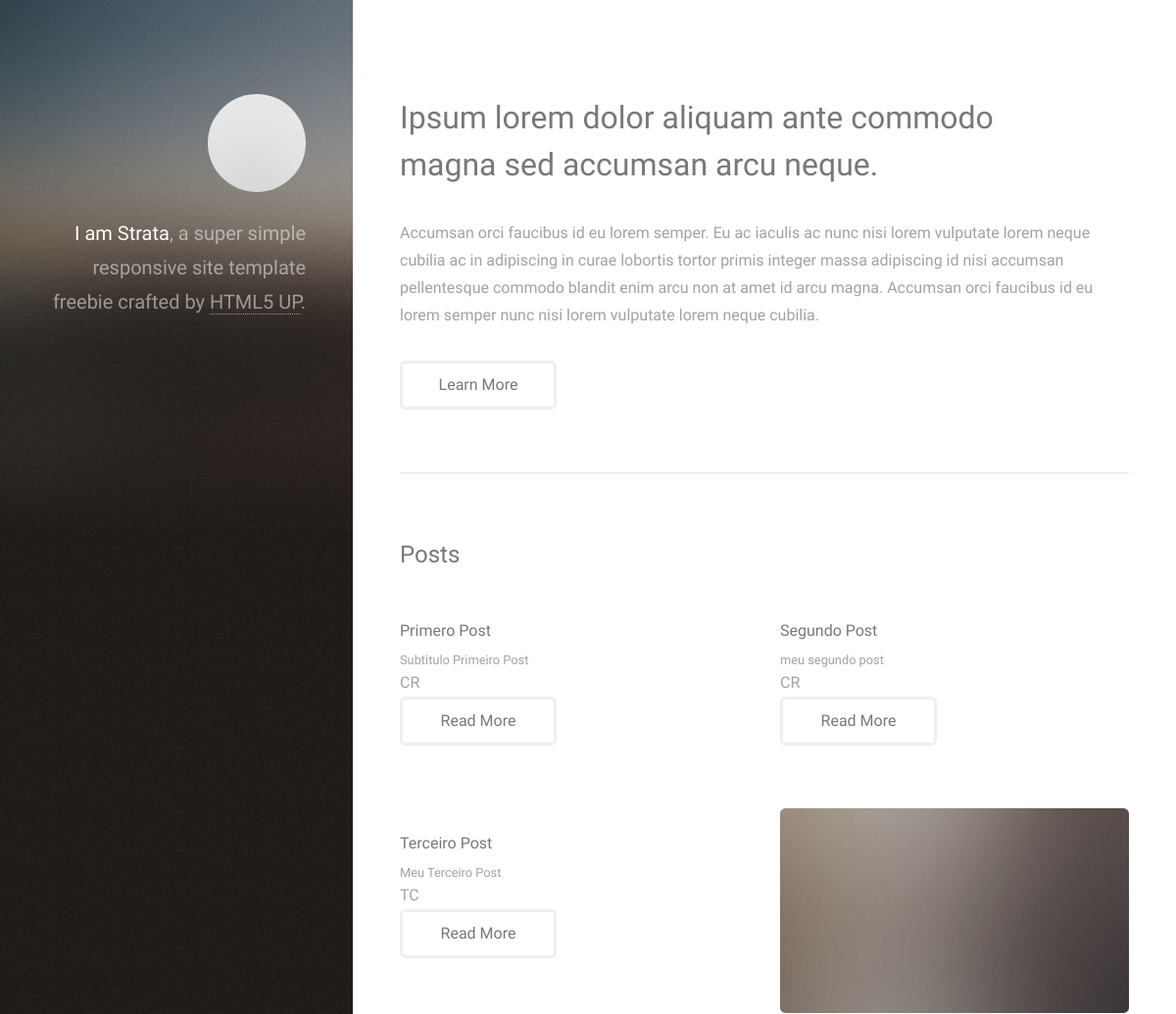
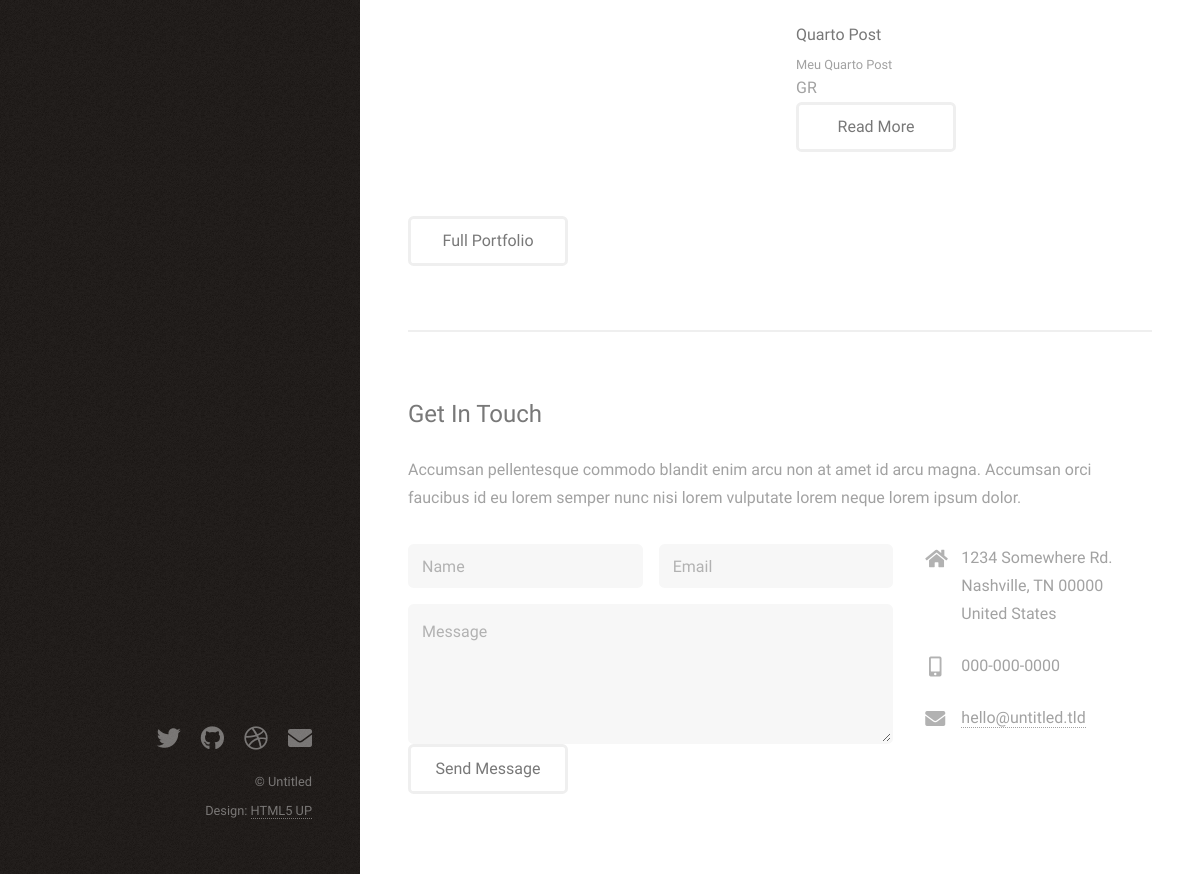
Screenshot of /blog/ with the database file from the repository (2 pictures, top to bottom).
### website/models.py (models this page shows, shortened)
class Post(models.Model):
    title = models.CharField(max_length=100)
    sub_title = models.CharField(max_length=200)
    content = models.TextField()
    categories = models.CharField(
        max_length=2,
        choices=Categorias.choices,
        default=Categorias.GR,
    )
    approved = models.BooleanField(default=True)
    imagem = models.ImageField(upload_to='posts', null=True, blank=True)

### website/views.py (the view)
# urls.py: path('', hello_blog, name='home_blog'),
def hello_blog(request):
    lista = ['Django', 'Python', 'Git', 'Html', 'Banco de Dados']
    list_posts = Post.objects.all()
    data = {'name': 'Curso Django3',
            'lista_tec': lista,
            'posts': list_posts}
    return render(request, 'index.html', data)

### website/templates/index.html (shortened to what this page needs)
{% load static %}
<!DOCTYPE HTML>
<html>
	<head>
		<link rel="stylesheet" href="{% static 'assets/css/main.css' %}"/>
	</head>
	<body class="is-preload">
			<header id="header">
				<div class="inner">
					<a href="#" class="image avatar"><img src="{% static 'images/avatar.jpg' %}" alt="" /></a>
					<h1><strong>I am Strata</strong>, a super simple<br />
					responsive site template freebie<br />
					crafted by <a href="http://html5up.net">HTML5 UP</a>.</h1>
				</div>
			</header>
			<div id="main">
					<section id="one">
						<header class="major">
							<h2>Ipsum lorem dolor aliquam ante commodo<br />
							magna sed accumsan arcu neque.</h2>
						</header>
						<p>Accumsan orci faucibus id eu lorem semper. Eu ac iaculis ac nunc nisi lorem vulputate lorem neque cubilia ac in adipiscing in curae lobortis tortor primis integer massa adipiscing id nisi accumsan pellentesque commodo blandit enim arcu non at amet id arcu magna. Accumsan orci faucibus id eu lorem semper nunc nisi lorem vulputate lorem neque cubilia.</p>
						<ul class="actions">
							<li><a href="#" class="button">Learn More</a></li>
						</ul>
					</section>
					<section id="two">
						<h2>Posts</h2>
						<div class="row">
							{% for post in posts %}
								<article class="col-6 col-12-xsmall work-item">
									{% if post.imagem %}
										<a href="{{ post.imagem.url }}" class="image fit thumb">
											<img src="{{ post.imagem.url }}" alt="" />
										</a>
									{% else %}
										<a href="{% static 'images/fulls/01.jpg' %}" class="image fit thumb">
											<img src="{% static 'images/thumbs/01.jpg' %}" alt="" />
										</a>
									{% endif %}
									<h3>{{ post.title }}</h3>
									<p>{{ post.sub_title }}</p>
									<span>{{ post.categories }}</span>
									<ul class="actions">
										<li><a href="{% url 'post_detail' post.id %}" class="button">Read More</a></li>
									</ul>
								</article>
							{% endfor %}
						</div>
						<ul class="actions">
							<li><a href="#" class="button">Full Portfolio</a></li>
						</ul>
					</section>
					<section id="three">
						<h2>Get In Touch</h2>
						<p>Accumsan pellentesque commodo blandit enim arcu non at amet id arcu magna. Accumsan orci faucibus id eu lorem semper nunc nisi lorem vulputate lorem neque lorem ipsum dolor.</p>
						<div class="row">
							<div class="col-8 col-12-small">
								<form method="post" action="{% url 'save_form' %}">
									<div class="row gtr-uniform gtr-50">
										<div class="col-6 col-12-xsmall"><input type="text" name="name" id="name" placeholder="Name" /></div>
										<div class="col-6 col-12-xsmall"><input type="email" name="email" id="email" placeholder="Email" /></div>
										<div class="col-12"><textarea name="message" id="message" placeholder="Message" rows="4"></textarea></div>
									</div>
									<ul class="actions">
										<li><input type="submit" value="Send Message" /></li>
									</ul>
								</form>
							</div>
							<div class="col-4 col-12-small">
								<ul class="labeled-icons">
									<li>
										<h3 class="icon solid fa-home"><span class="label">Address</span></h3>
										1234 Somewhere Rd.<br />
										Nashville, TN 00000<br />
										United States
									</li>
									<li>
										<h3 class="icon solid fa-mobile-alt"><span class="label">Phone</span></h3>
										000-000-0000
									</li>
									<li>
										<h3 class="icon solid fa-envelope"><span class="label">Email</span></h3>
										<a href="#">hello@untitled.tld</a>
									</li>
								</ul>
							</div>
						</div>
					</section>
			</div>
			<footer id="footer">
				<div class="inner">
					<ul class="icons">
						<li><a href="#" class="icon brands fa-twitter"><span class="label">Twitter</span></a></li>
						<li><a href="#" class="icon brands fa-github"><span class="label">Github</span></a></li>
						<li><a href="#" class="icon brands fa-dribbble"><span class="label">Dribbble</span></a></li>
						<li><a href="#" class="icon solid fa-envelope"><span class="label">Email</span></a></li>
					</ul>
					<ul class="copyright">
						<li>&copy; Untitled</li><li>Design: <a href="http://html5up.net">HTML5 UP</a></li>
					</ul>
				</div>
			</footer>
	</body>
</html>

### rows the page displays
Post: title "Primero Post", sub_title "Subtitulo Primeiro Post", categories "CR"
Post: title "Segundo Post", sub_title "meu segundo post", categories "CR"
Post: title "Terceiro Post", sub_title "Meu Terceiro Post", categories "TC"
Post: title "Quarto Post", sub_title "Meu Quarto Post", categories "GR"
